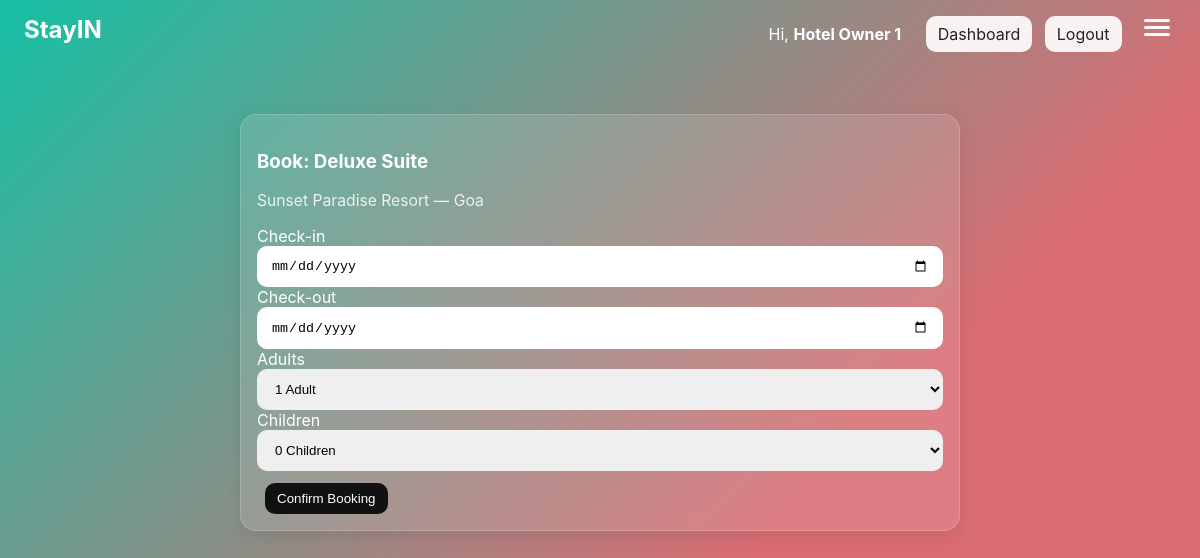
Page /rooms/1/book (signed in) on the committed database.
### app.py (models this page shows)
class User(db.Model, UserMixin):
    id = db.Column(db.Integer, primary_key=True)
    name = db.Column(db.String(100), nullable=False)
    email = db.Column(db.String(120), unique=True, nullable=False)
    password = db.Column(db.String(200), nullable=False)
    role = db.Column(db.String(20), default='user')
    hotels = db.relationship('Hotel', backref='owner', lazy=True)
    bookings = db.relationship('Booking', backref='user', lazy=True)

class Room(db.Model):
    id = db.Column(db.Integer, primary_key=True)
    room_type = db.Column(db.String(100), nullable=False)
    price_per_night = db.Column(db.Float, nullable=False)
    available = db.Column(db.Boolean, default=True)
    hotel_id = db.Column(db.Integer, db.ForeignKey('hotel.id'), nullable=False)
    bookings = db.relationship('Booking', backref='room', lazy=True)

class Hotel(db.Model):
    id = db.Column(db.Integer, primary_key=True)
    name = db.Column(db.String(150), nullable=False)
    location = db.Column(db.String(150), nullable=False)
    description = db.Column(db.Text)
    image_url = db.Column(db.String(500))
    owner_id = db.Column(db.Integer, db.ForeignKey('user.id'), nullable=False)
    rooms = db.relationship('Room', backref='hotel', lazy=True)

### app.py (the view, shortened to what this page needs)
@app.route('/rooms/<int:room_id>/book', methods=['GET', 'POST'])
@login_required
def book_room(room_id):
    room = Room.query.get_or_404(room_id)
    hotel = room.hotel
    return render_template('book_room.html', hotel=hotel, room=room)

### app.py (called while the page is built)
@login_manager.user_loader
def load_user(user_id):
    try:
        return User.query.get(int(user_id))
    except:
        return None

### templates/book_room.html (shortened to what this page needs)
{% extends "base.html" %}
{% block content %}
<div style="max-width:720px;margin:18px auto;">
  <div class="card">
    <h3>Book: {{ room.room_type }}</h3>
    <p class="muted">{{ hotel.name }} — {{ hotel.location }}</p>
    <form method="POST" action="{{ url_for('book_room', room_id=room.id) }}">
      <label>Check-in</label>
      <input class="input" type="date" name="check_in" required>
      <label>Check-out</label>
      <input class="input" type="date" name="check_out" required>
      <label for="adults">Adults</label>
      <select name="adults" id="adults" required class="input">
        <option value="1">1 Adult</option>
      </select>
      <label for="children">Children</label>
      <select name="children" id="children" class="input">
        <option value="0">0 Children</option>
      </select>
      <div style="margin-top:12px;">
        <button class="btn primary" type="submit">Confirm Booking</button>
      </div>
    </form>
  </div>
</div>
{% endblock %}

### templates/base.html (shortened to what this page needs)
<!DOCTYPE html>
<html lang="en">
<head>
  <link rel="stylesheet" href="{{ url_for('static', filename='style.css') }}">
</head>
<body class="gradient-bg">
   {% if not hide_navbar %}
  <nav class="navbar">
    <div class="nav-left">
      <a href="{{ url_for('index') }}" class="logo">StayIN</a>
    </div>
    <div class="nav-right">
      {% if current_user.is_authenticated %}
        <span style="margin-right:12px;">Hi, <strong>{{ current_user.name }}</strong></span>
        {% if current_user.role == 'owner' %}
          <a class="btn" href="{{ url_for('owner_dashboard') }}">Dashboard</a>
        {% else %}
          <a class="btn" href="{{ url_for('user_dashboard') }}">Dashboard</a>
        {% endif %}
        <a class="btn" href="{{ url_for('logout') }}">Logout</a>
      {% else %}
        <a class="btn" href="{{ url_for('login') }}">Login</a>
        <a class="btn" href="{{ url_for('register') }}">Register</a>
      {% endif %}
      <button id="menu-btn" class="hamburger" aria-label="open menu">
        <span></span><span></span><span></span>
      </button>
    </div>
  </nav>
{% endif %}
  <main class="content">
    {% block content %}{% endblock %}
  </main>
</body>
</html>

### static/style.css (style rules this page uses)
:root { --grad-1:#16c0a4; --grad-2:#d96d73; --card-bg:rgba(255,255,255,0.12); --card-border:rgba(255,255,255,0.18); --text-dark:#222; --muted:#e5e5e5; --container-w:1100px; }
* { box-sizing:border-box }
html,body { margin:0; font-family: Inter, system-ui, -apple-system, "Segoe UI", Roboto, "Helvetica Neue", Arial; height:100%; color: #072; }
.gradient-bg { background: linear-gradient(135deg, var(--grad-1), var(--grad-2) 65%); min-height:100vh; color: white; -webkit-font-smoothing:antialiased; }
.navbar { padding:14px 24px; display:flex; justify-content:space-between; align-items:center; position:sticky; top:0; z-index:50; background: transparent; }
.logo { color:white; font-size:1.5rem; font-weight:700; text-decoration:none; }
.btn { padding:8px 12px; border-radius:10px; border:none; background: rgba(255,255,255,0.9); color: #222; margin-left:8px; text-decoration:none; }
.btn.primary { background:#111; color:white; }
.hamburger { background:none; border:none; cursor:pointer; margin-left:12px; }
.hamburger span { display:block; width:26px; height:3px; background:white; margin:4px 0; border-radius:4px; }
.content { padding:28px 20px 80px 20px; max-width: var(--container-w); margin: 0 auto; }
.card, .hotel-card { background: var(--card-bg); border:1px solid var(--card-border); backdrop-filter: blur(8px); padding:16px; border-radius:16px; box-shadow:0 6px 18px rgba(0,0,0,0.08); color: white; }
.input { padding:12px 14px; border-radius:10px; border:none; width:100%; display:inline-block; }
.muted { color: rgba(255,255,255,0.85); font-size: .98rem }

### rows in the picture
User: name "Hotel Owner 1"
Room: room_type "Deluxe Suite"
Hotel: name "Sunset Paradise Resort", location "Goa"
